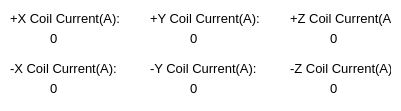
    <widget class="QFrame" name="frame_2">
     <property name="geometry">
      <rect>
       <x>0</x>
       <y>510</y>
       <width>401</width>
       <height>111</height>
      </rect>
     </property>
     <property name="styleSheet">
      <string notr="true"> color: rgb(0, 0, 0);
 background-color: rgb(255, 255, 255);
font-size: 10pt;</string>
     </property>
     <property name="frameShape">
      <enum>QFrame::NoFrame</enum>
     </property>
     <widget class="QLabel" name="CoilposY">
      <property name="geometry">
       <rect>
        <x>150</x>
        <y>10</y>
        <width>131</width>
        <height>16</height>
       </rect>
      </property>
      <property name="maximumSize">
       <size>
        <width>150</width>
        <height>25</height>
       </size>
      </property>
      <property name="text">
       <string>+Y Coil Current(A):</string>
      </property>
     </widget>
     <widget class="QLabel" name="CoilnegY">
      <property name="geometry">
       <rect>
        <x>150</x>
        <y>60</y>
        <width>131</width>
        <height>16</height>
       </rect>
      </property>
      <property name="maximumSize">
       <size>
        <width>150</width>
        <height>25</height>
       </size>
      </property>
      <property name="text">
       <string>-Y Coil Current(A):</string>
      </property>
     </widget>
     <widget class="QLabel" name="CoilposX">
      <property name="geometry">
       <rect>
        <x>10</x>
        <y>10</y>
        <width>131</width>
        <height>16</height>
       </rect>
      </property>
      <property name="maximumSize">
       <size>
        <width>150</width>
        <height>25</height>
       </size>
      </property>
      <property name="text">
       <string>+X Coil Current(A):</string>
      </property>
     </widget>
     <widget class="QLabel" name="CoilnegX">
      <property name="geometry">
       <rect>
        <x>10</x>
        <y>60</y>
        <width>131</width>
        <height>16</height>
       </rect>
      </property>
      <property name="maximumSize">
       <size>
        <width>150</width>
        <height>25</height>
       </size>
      </property>
      <property name="text">
       <string>-X Coil Current(A):</string>
      </property>
     </widget>
     <widget class="QLabel" name="CoilposZ">
      <property name="geometry">
       <rect>
        <x>290</x>
        <y>10</y>
        <width>101</width>
        <height>16</height>
       </rect>
      </property>
      <property name="maximumSize">
       <size>
        <width>150</width>
        <height>25</height>
       </size>
      </property>
      <property name="text">
       <string>+Z Coil Current(A):</string>
      </property>
     </widget>
     <widget class="QLabel" name="CoilNegZ">
      <property name="geometry">
       <rect>
        <x>290</x>
        <y>60</y>
        <width>101</width>
        <height>16</height>
       </rect>
      </property>
      <property name="maximumSize">
       <size>
        <width>150</width>
        <height>25</height>
       </size>
      </property>
      <property name="text">
       <string>-Z Coil Current(A):</string>
      </property>
     </widget>
     <widget class="QLabel" name="CoilposY_current">
      <property name="geometry">
       <rect>
        <x>190</x>
        <y>30</y>
        <width>41</width>
        <height>16</height>
       </rect>
      </property>
      <property name="maximumSize">
       <size>
        <width>150</width>
        <height>25</height>
       </size>
      </property>
      <property name="text">
       <string>0</string>
      </property>
     </widget>
     <widget class="QLabel" name="CoilposZ_current">
      <property name="geometry">
       <rect>
        <x>330</x>
        <y>30</y>
        <width>41</width>
        <height>16</height>
       </rect>
      </property>
      <property name="maximumSize">
       <size>
        <width>150</width>
        <height>25</height>
       </size>
      </property>
      <property name="text">
       <string>0</string>
      </property>
     </widget>
     <widget class="QLabel" name="CoilposX_current">
      <property name="geometry">
       <rect>
        <x>50</x>
        <y>30</y>
        <width>41</width>
        <height>16</height>
       </rect>
      </property>
      <property name="maximumSize">
       <size>
        <width>150</width>
        <height>25</height>
       </size>
      </property>
      <property name="text">
       <string>0</string>
      </property>
     </widget>
     <widget class="QLabel" name="CoilnegX_current">
      <property name="geometry">
       <rect>
        <x>50</x>
        <y>80</y>
        <width>41</width>
        <height>16</height>
       </rect>
      </property>
      <property name="maximumSize">
       <size>
        <width>150</width>
        <height>25</height>
       </size>
      </property>
      <property name="text">
       <string>0</string>
      </property>
     </widget>
     <widget class="QLabel" name="CoilnegY_current">
      <property name="geometry">
       <rect>
        <x>190</x>
        <y>80</y>
        <width>41</width>
        <height>16</height>
       </rect>
      </property>
      <property name="maximumSize">
       <size>
        <width>150</width>
        <height>25</height>
       </size>
      </property>
      <property name="text">
       <string>0</string>
      </property>
     </widget>
     <widget class="QLabel" name="CoilnegZ_current">
      <property name="geometry">
       <rect>
        <x>330</x>
        <y>80</y>
        <width>41</width>
        <height>16</height>
       </rect>
      </property>
      <property name="maximumSize">
       <size>
        <width>150</width>
        <height>25</height>
       </size>
      </property>
      <property name="text">
       <string>0</string>
      </property>
     </widget>
    </widget>
